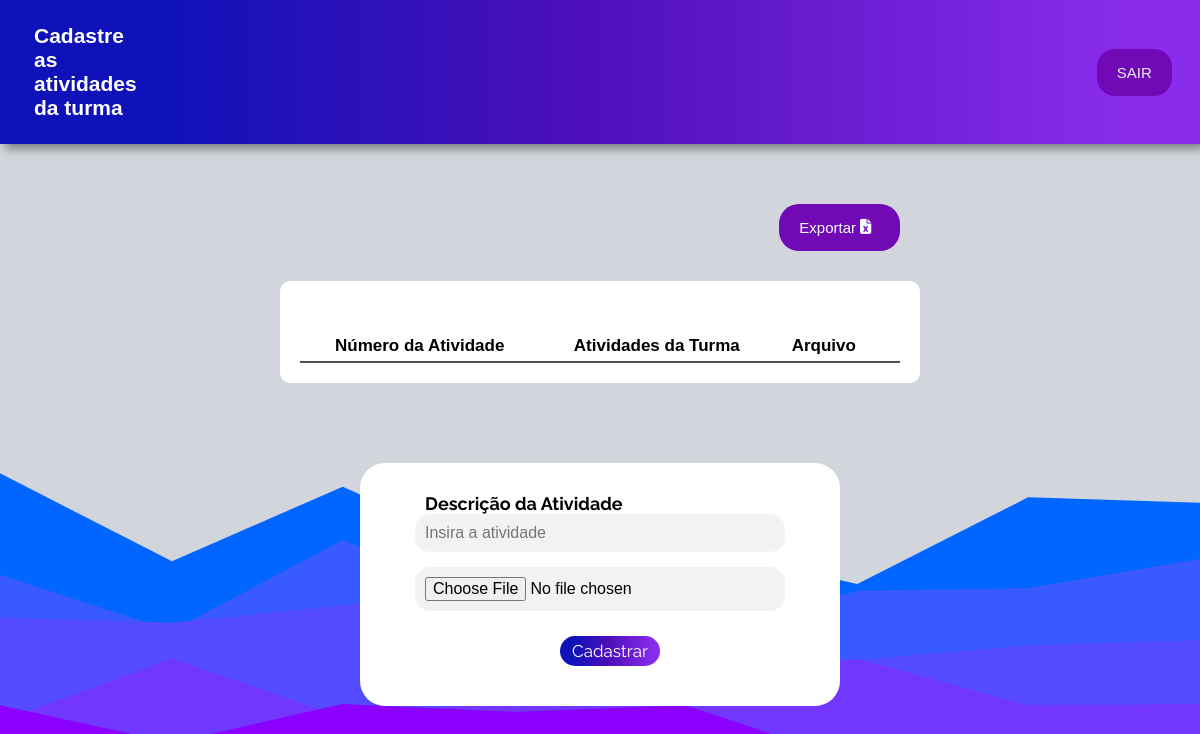
Before: /lista_atividade/12 with the older database file.
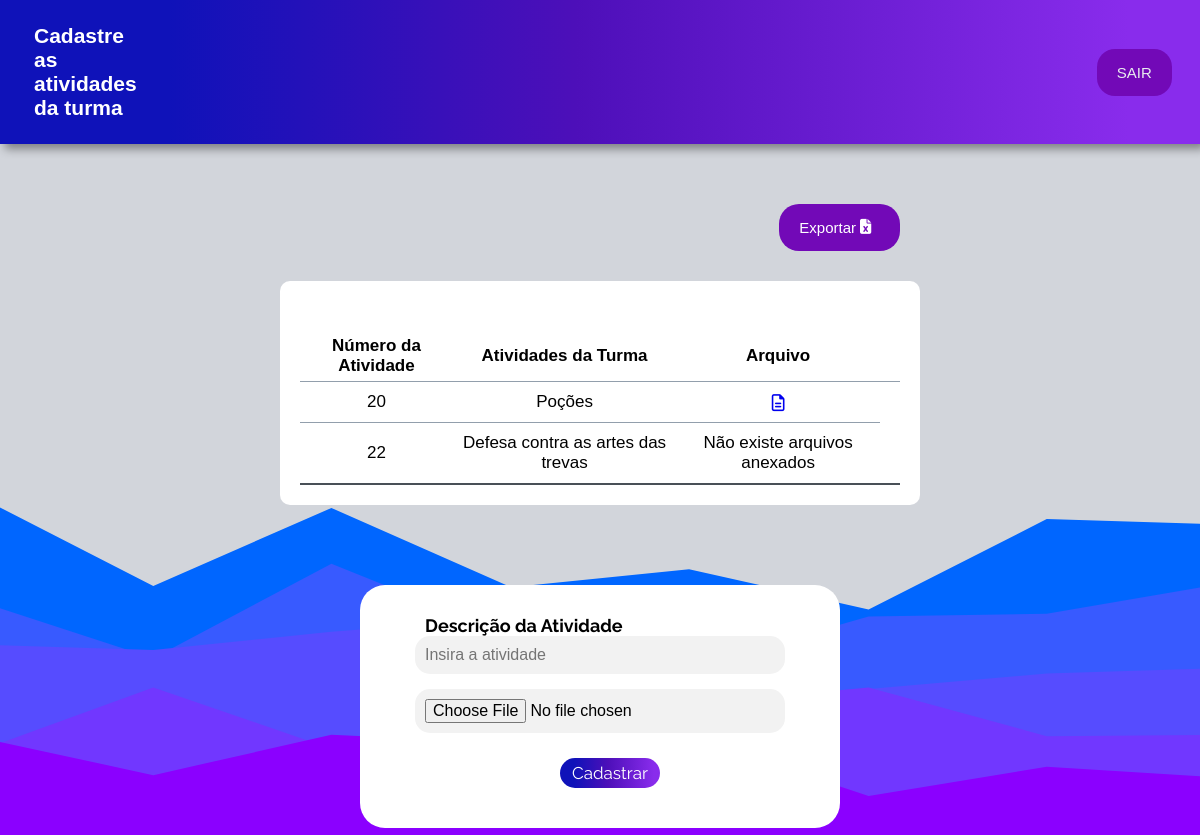
After: the same page with the newer database file.
### App_Escola/models.py (models this page shows)
class Atividade(models.Model):
    nome_atividade = models.CharField(max_length=120)
    id_turma = models.ForeignKey(Turma, null=True, on_delete=models.CASCADE)
    arquivo = models.FileField(upload_to='atividade_arquivos/', blank=True, null=True)
    def __str__(self):
        return self.nome_atividade

### App_Escola/views.py (the view)
# urls.py: path('lista_atividade/<int:id_selecionado>', views.lista_atividade, name='lista_atividade' ),
def lista_atividade(request, id_selecionado):
    print(f'captura da turma {id_selecionado}')
    dados_turma = Turma.objects.filter(id=id_selecionado).values('nome_turma', 'id')
    print(f'dados da Turma {dados_turma}')
    atividades_da_turma = Atividade.objects.filter(id_turma = id_selecionado)
    print(f'Atividaes retornadas {atividades_da_turma}')
    print(id_selecionado)
    return render(request, 'CadastroAtividade.html',
                  {'atividades_da_turma': atividades_da_turma,
                   'id_selecionado':id_selecionado })

### App_Escola/templates/CadastroAtividade.html (shortened to what this page needs)
{% load static %}
<html>
<head>
    <link rel="stylesheet" type="text/css" href="{% static '../static/css/cad_atividade.css' %}">
</head>
<body>
    <header>
        <nav>
            <div class="nav-bar">
                <h1>Cadastre as atividades da turma</h1>
                <button><a href="{% url 'sair' %}" style="text-decoration: none;color:#e9ecef;">SAIR</a></button>
            </div>
        </nav>
    </header>
    <main>
        <div class="excel">
            <a href="{% url 'exportar_excel_atividade' %}">
                <button>Exportar<i class="fa-solid fa-file-excel"></i></button>
            </a>
        </div>
        <div class="tabela" style="display: flex;justify-content: center;align-items: center;padding-top: 50px;">
            <table style="border-collapse: collapse;padding: 30px;text-align: center;font-family: 'Roboto-Condensed', sans-serif;font-size: 17px;border-bottom: 2px solid #495057;gap: 10px;">
                <tr>
                    <th style="padding: 5px;">Número da Atividade</th>
                    <th style="padding: 5px;">Atividades da Turma</th>
                    <th style="padding: 5px;">Arquivo</th>
                    <td></td>
                </tr>
                {% for igs in atividades_da_turma %}
                <tr>
                    <td>{{igs.id}}</td>
                    <td>{{igs.nome_atividade}}</td>
                    <td>
                        {% if igs.arquivo %}
                            <a href="../../{{igs.arquivo}}"><i class="fa-regular fa-file-lines"></i></a>
                        {% else %}
                            <p>Não existe arquivos anexados</p>
                        {% endif %}
                    </td>
                </tr>
                {% endfor %}
            </table>
        </div>
        <div class="form-turma">
            <div class="turmas">
                <form id="form" class="form" enctype="multipart/form-data" action="{% url 'salvar_atividade_nova' %}" method="post">{% csrf_token %}
                    <label for="descrition">Descrição da Atividade</label>
                    <input type="text" id="nome_atividade" name="nome_atividade" value="" placeholder="Insira a atividade">
                    <input type="file" id="arquivo" name="arquivo" value="Caminho do arquivo">
                    <button type="submit" class="btn_conf_cancel btn_confirmar"><a href="/salvar_atividade_nova/{{id_turma}}"></a>Cadastrar</button>
                </form>
            </div>
        </div>
    </main>
</body>
</html>

Changed rows visible on the page:
added Atividade: id "20", nome_atividade "Poções"
added Atividade: id "22", nome_atividade "Defesa contra as artes das trevas", arquivo "Não existe arquivos anexados"
